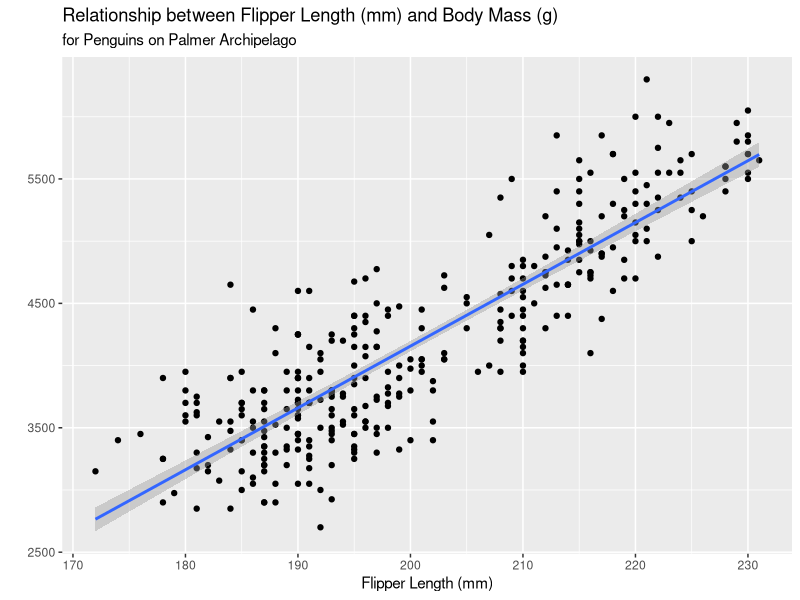
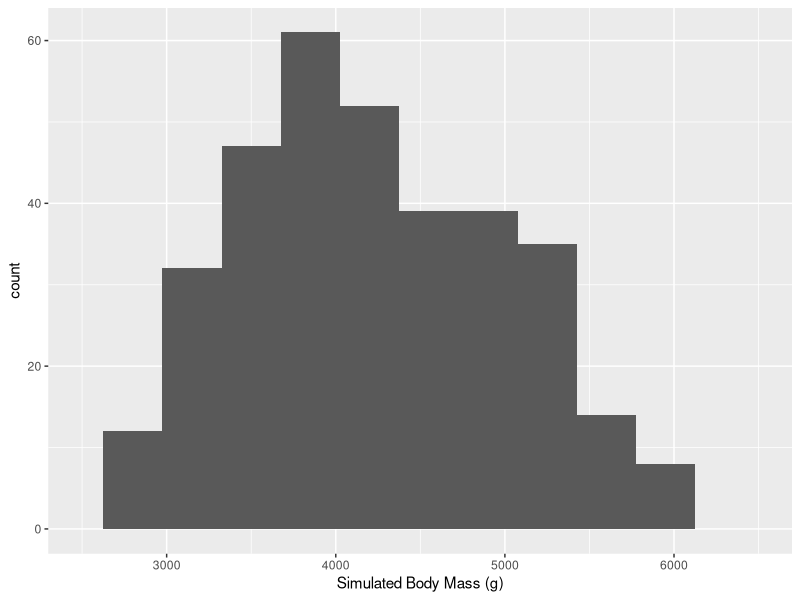
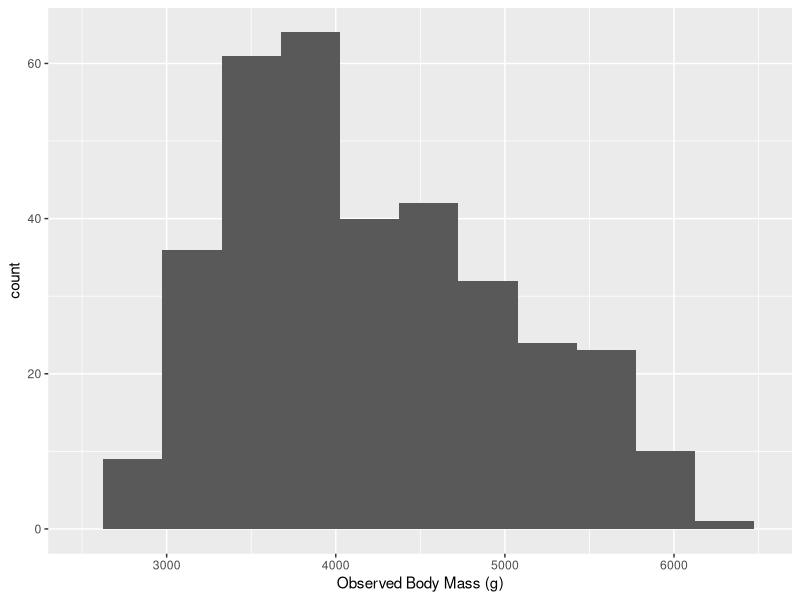
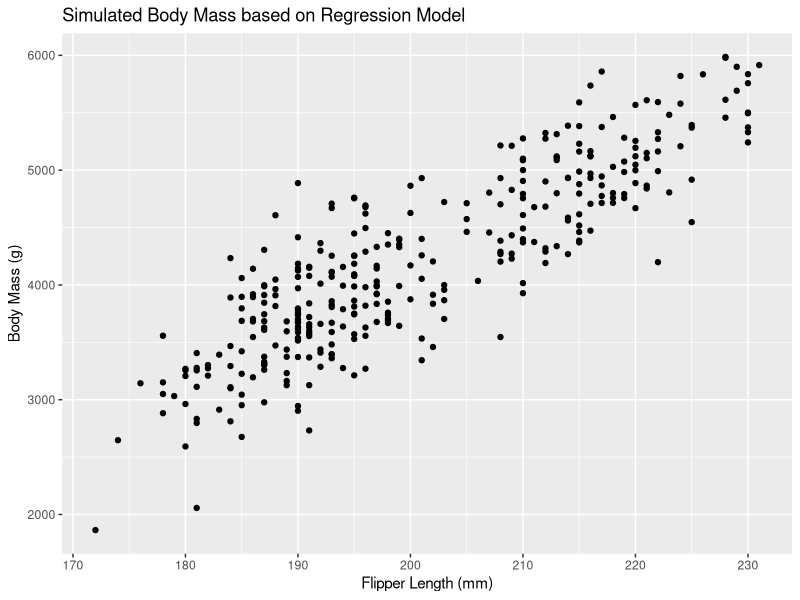
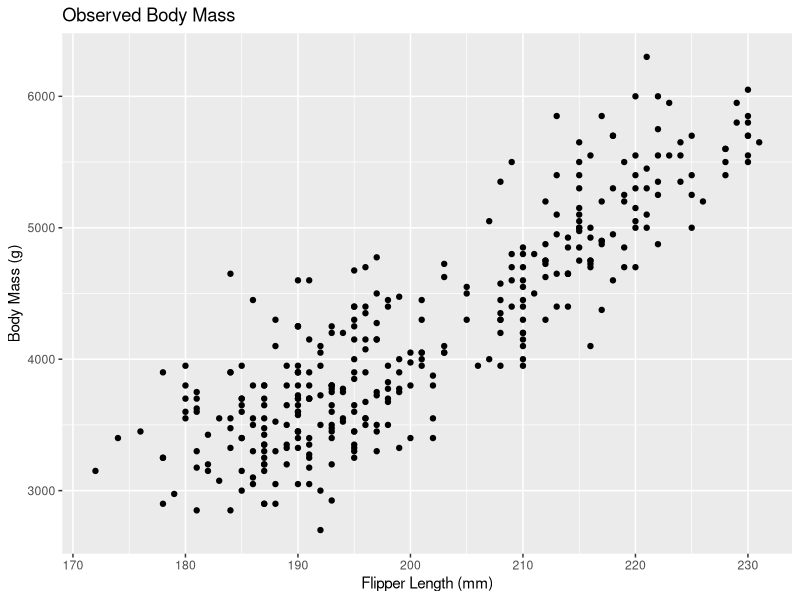
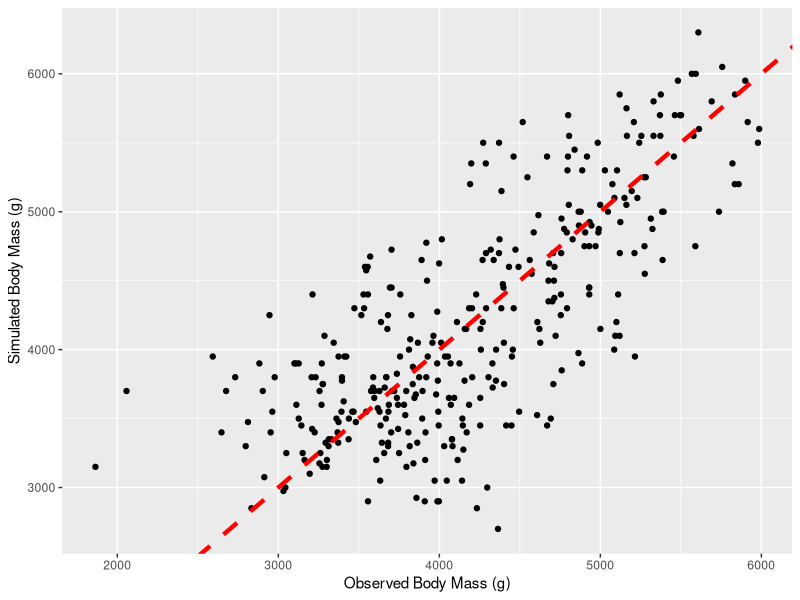
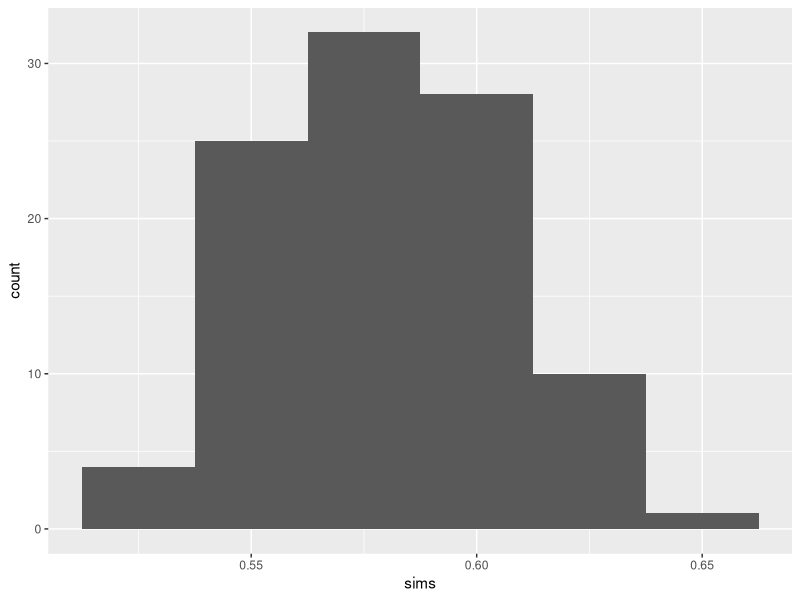

These charts were generated, in order, by the following R code:
## ---- chunk 1
#| include: false

library(tidyverse)
library(gridExtra)
library(broom)
library(palmerpenguins)

set.seed(0114)
## ---- chunk 2
penguins |> 
  ggplot(mapping = aes(x = flipper_length_mm, y = body_mass_g)) + 
  geom_point() +
  geom_smooth(method = "lm") + 
  labs(x = "Flipper Length (mm)", 
       y = "", 
       title = "Relationship between Flipper Length (mm) and Body Mass (g)", 
       subtitle = "for Penguins on Palmer Archipelago")
## ---- chunk 3
penguin_lm <- penguins |> 
  lm(body_mass_g ~ flipper_length_mm, data  = _)
## ---- chunk 4
penguin_predict <- predict(penguin_lm)
## ---- chunk 5
penguin_sigma <- sigma(penguin_lm)
## ---- chunk 6
noise <- function(x, mean = 0, sd){
  x + rnorm(length(x), 
            mean, 
            sd)
}
## ---- chunk 7
new_data <- tibble(predict_mass = noise(penguin_predict, 
                                        sd = penguin_sigma
                                          )
                   )
## ---- chunk 8
#| layout-nrow: 1
#| fig-align: "center"

new_data |> 
  ggplot(aes(x = predict_mass)) +
  geom_histogram(binwidth = 350) +
  labs(x = "Simulated Body Mass (g)") +
  xlim(2500, 6500)

penguins |> 
  ggplot(aes(x = body_mass_g)) + 
  geom_histogram(binwidth = 350) + 
  labs(x = "Observed Body Mass (g)") + 
  xlim(2500, 6500)
## ---- chunk 9
new_data <- penguins |> 
  filter(!is.na(body_mass_g), 
         !is.na(flipper_length_mm)
         ) |> 
  select(body_mass_g, flipper_length_mm) |> 
  bind_cols(new_data)

## ---- chunk 10
#| layout-nrow: 1
#| fig-align: "center"

new_data |> 
  ggplot(aes(y = predict_mass,
             x = flipper_length_mm)) + 
  geom_point() + 
   labs(title = "Simulated Body Mass based on Regression Model", 
       x = "Flipper Length (mm)", 
       y = "Body Mass (g)" )


penguins |> 
  ggplot(aes(y = body_mass_g,
             x = flipper_length_mm)) + 
  geom_point() + 
  labs(title = "Observed Body Mass", 
       x = "Flipper Length (mm)", 
       y = "Body Mass (g)" )
## ---- chunk 11
new_data |> 
  ggplot(aes(x = predict_mass, y = body_mass_g)) + 
  geom_point() + 
   labs(x = "Observed Body Mass (g)", 
       y = "Simulated Body Mass (g)" ) + 
  geom_abline(slope = 1,
              intercept = 0, 
              color = "red",
              linetype = "dashed",
              lwd = 1.5)

## ---- chunk 12
#| echo: false
new_data |> 
  lm(body_mass_g ~ predict_mass, data = _) |> 
  glance() |> 
  knitr::kable()

## ---- chunk 13
new_data |> 
  lm(body_mass_g ~ predict_mass, data = _) |> 
  glance() |> 
  select(r.squared) |> 
  pull()

## ---- chunk 14
nsims <- 100

sims <- map_dfc(1:nsims,
                ~ tibble(sim = noise(penguin_predict, sd = penguin_sigma)
                        )
                ) 
## ---- chunk 15
colnames(sims) <- colnames(sims) |> 
  str_replace(pattern = "\\.\\.\\.",
                  replace = "_")
## ---- chunk 16
sims <- penguins |> 
  filter(!is.na(body_mass_g), 
         !is.na(flipper_length_mm)) |> 
  select(body_mass_g) |> 
  bind_cols(sims)
## ---- chunk 17
sim_r_sq <- sims |> 
  map(~lm(body_mass_g ~ .x, data = sims)) |> 
  map(glance) |> 
  map_dbl(~.$r.squared)
## ---- chunk 18
head(sim_r_sq)
## ---- chunk 19
sim_r_sq <- sim_r_sq[names(sim_r_sq) != "body_mass_g"]
## ---- chunk 20
tibble(sims = sim_r_sq) |> 
  ggplot(aes(x = sims)) + 
  geom_histogram(binwidth = 0.025)
